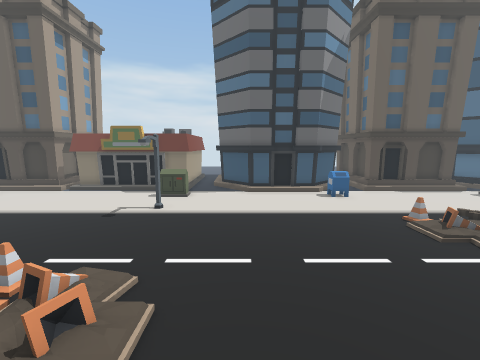
view 1 (above)

17 first-person views from a walk through a scene from a Unity 3-D project. The camera is 1.5 m above the floor, tilts 8° down and sees 90° across. The floor is counted in squares, 0.5 m on a side. Each view is taken from the middle of a square. On the plan, view 1 faces up. The plan holds only what a view shows up to about 19 squares ahead; the rest is blank. The place goes on beyond the plan. The player character is not drawn. Some animated figures are not drawn. Some surface patterns are stand-ins.

view 2
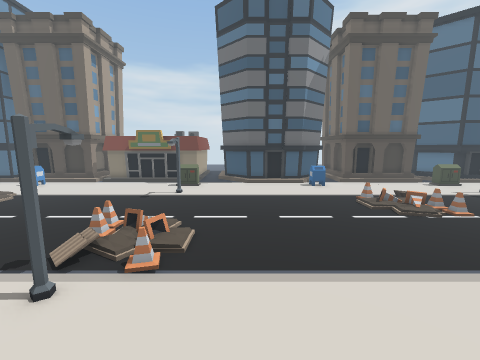

view 3
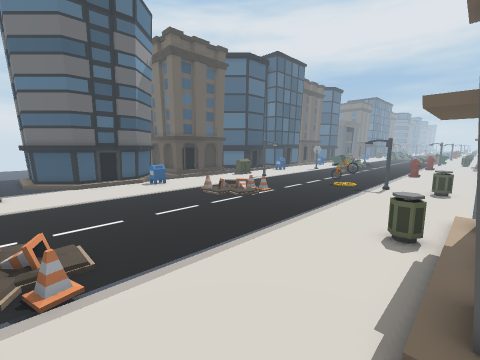

view 4
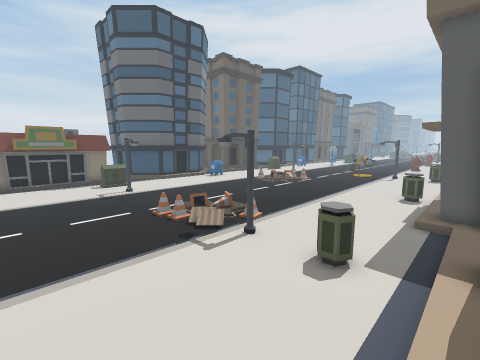

view 5
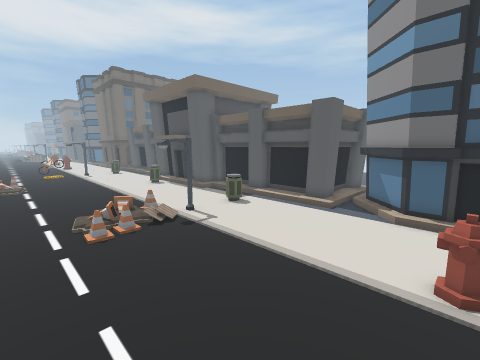

view 6
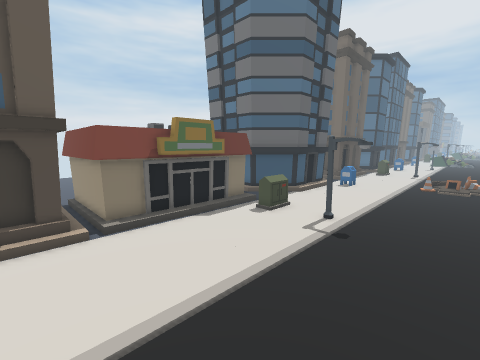

view 7
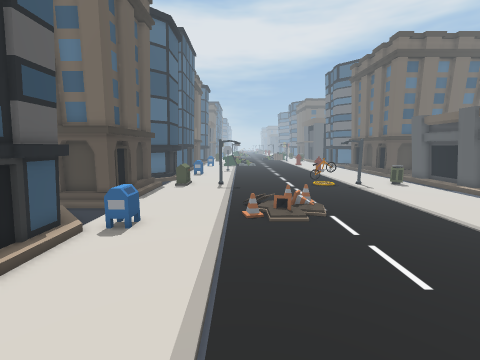

view 8
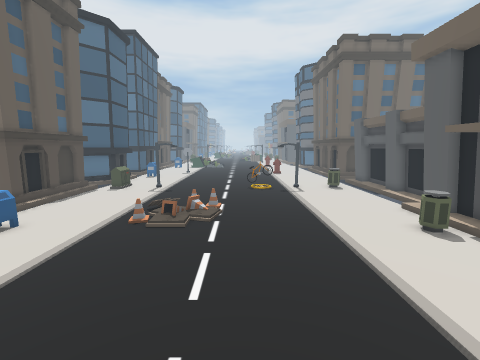

view 9
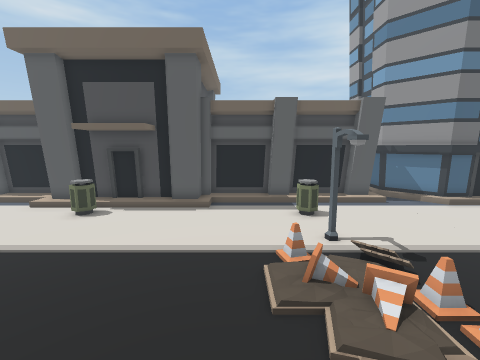

view 10
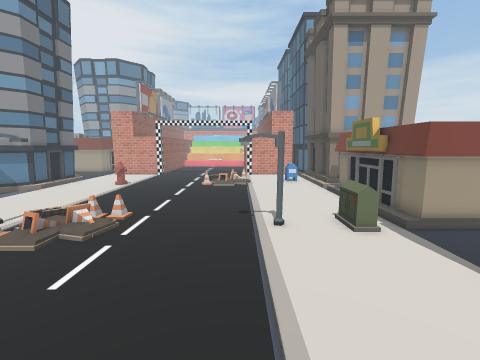

view 11
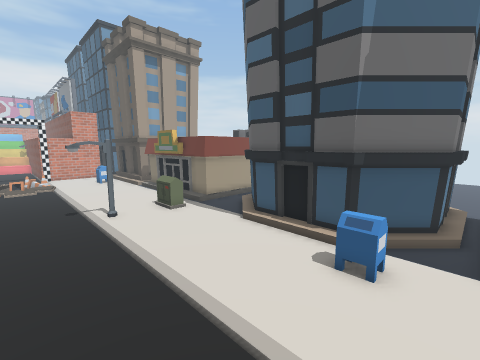

view 12
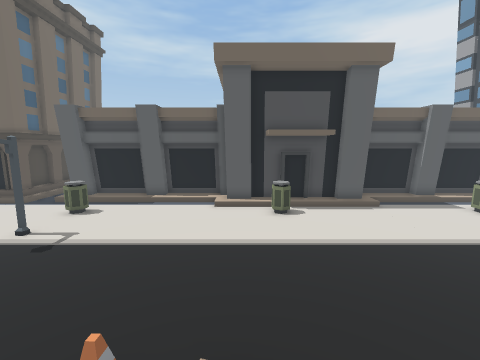

view 13
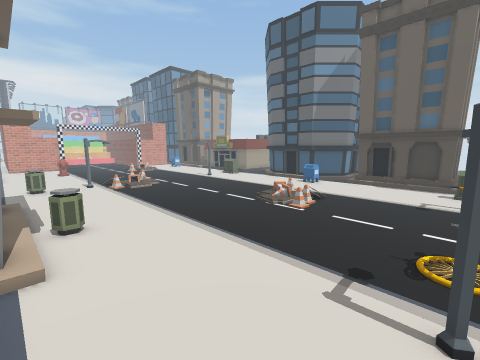

view 14
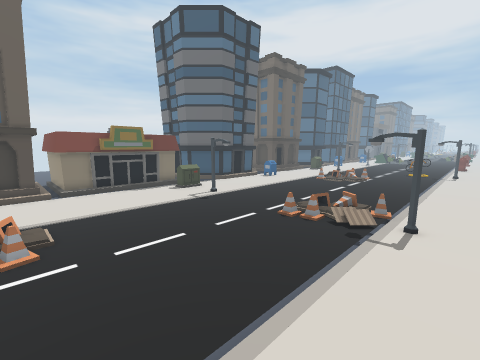

view 15
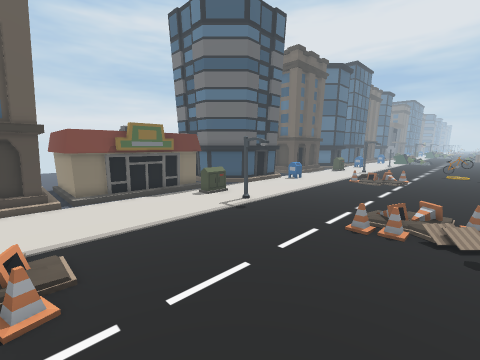

view 16
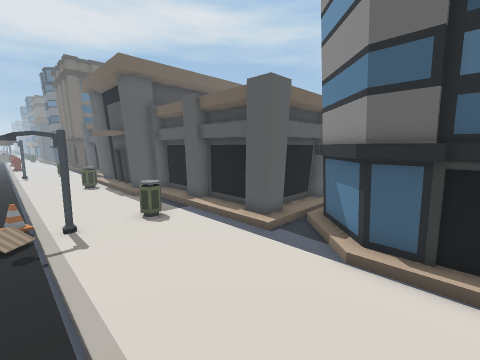

view 17
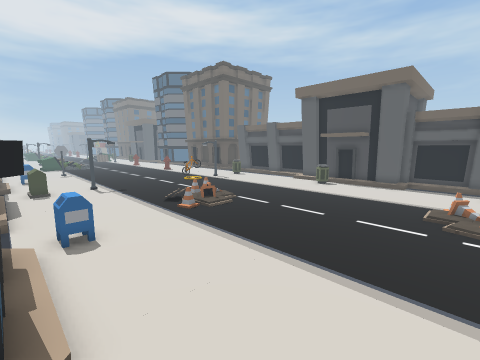

### Floor plan
Key: @ floor where view 1 was taken; x gap in a wall; . main floor; : floor 0.25 m higher than the main floor; / step, stairs or slope; = window, fence, low wall or low ledge; ^ raised ledge; B building; M mailbox; S streetlight; H hydrant; O other object.
Columns run from 14 left of view 1 to 16 right of it. Each row starts with its distance up from view 1.
 19  BBB      BBBB       BBB     B
 18  BBB      BBBB      BBBB     BB
 17 BBBBBBBBBBBB.BB    BBB.BBBBBBB
 16 .....BBBB.....BBBBBBB........B
 15 .........=^=........M........x^
 14 .........=^=........M........=^
 13 ...............................
 12 ..........S...................S
 11 ..........S...................S
 10 /.........S...................S
  9  ....................////......
  8 ..................... / .......
  7 ...................../  .......
  6 ...............................
  5 .........://...................
  4 ........./: ..................O
  3 .........// ..................O
  2 ........./S...................S
  1 H.........S...................S
  0 H.........S...@...............S
 -1 ...............................
 -2 ..........=.........=.........=
 -3 ..........=.........=.........=
 -4 .BB............BBBBBBBBB.......
 -5 BBBB..BBBBBBBBBBBBBBBB BBBBBBBB
 -6    BB.BBBBBBBBBB       BBBBBBBB
 -7     BBB        B
 -8     BBB        B
 -9     B.B        B
-10     BBB        B
-11     BBB        B
-12                B

Where each view was taken, in squares from view 1:
view 1: 0 up, 0 right, facing up
view 2: 4 down, 0 right, facing up
view 3: 4 down, 3 left, facing up-right
view 4: 5 down, 10 left, facing up-right
view 5: 7 up, 14 left, facing down-right
view 6: 7 up, 14 left, facing up-right
view 7: 10 up, 3 left, facing right
view 8: 5 up, 3 left, facing right
view 9: 8 up, 1 left, facing down
view 10: 10 up, 5 right, facing left
view 11: 8 up, 8 right, facing up-left
view 12: 9 up, 8 right, facing down
view 13: 4 down, 16 right, facing up-left
view 14: 1 down, 14 left, facing up-right
view 15: 2 up, 14 left, facing up-right
view 16: 2 up, 14 left, facing down-right
view 17: 16 up, 3 left, facing down-right
